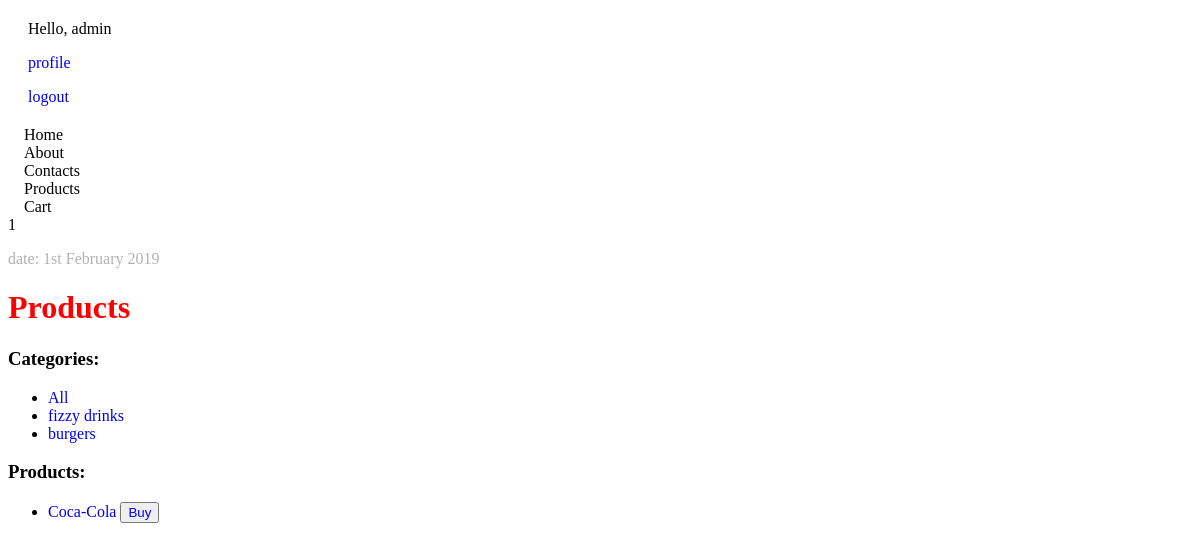
/products/all (signed in), run on an earlier commit of the app's database.
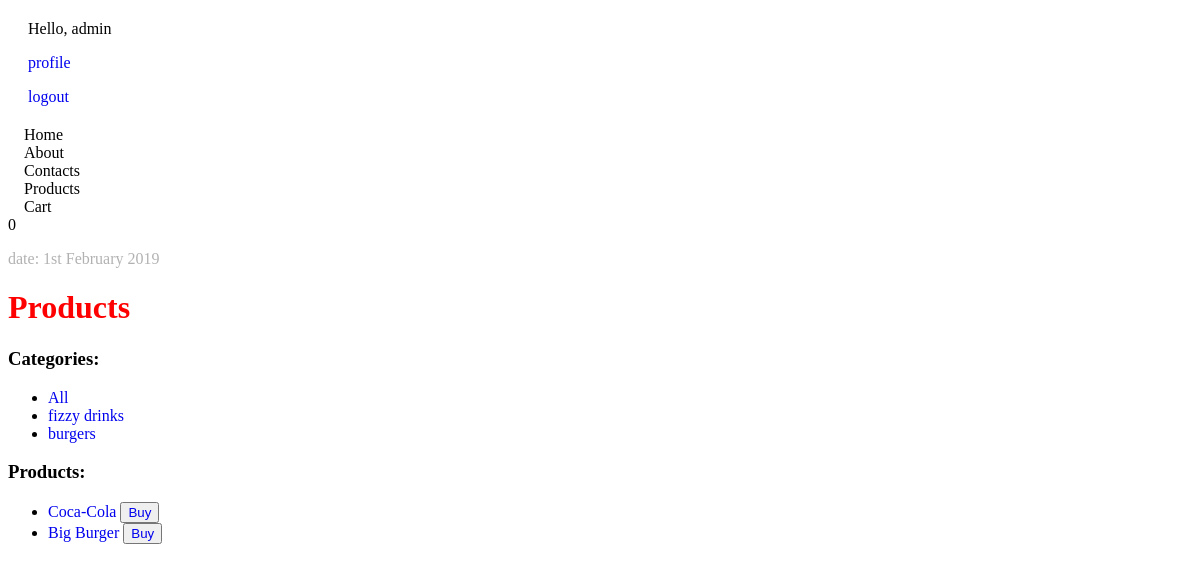
And on a later commit of the database.
### products/models.py (models this page shows)
class Category(models.Model):
    category_name = models.CharField(max_length=50, null=True)
    def __str__(self):
        return self.category_name

class Product(models.Model):
    title = models.CharField(max_length=255)
    price = models.DecimalField(max_digits=10000, decimal_places=2)
    image = models.ImageField(
        upload_to='products_img/',
        blank=True,
        null=True
    )
    description = models.TextField(blank=True, null=True)
    category = models.ForeignKey(Category, on_delete=models.CASCADE)
    def get_absolute_url(self):
        return reverse("products:product-details", kwargs={"id": self.id})

### products/views.py (the view)
# urls.py: path('<str:category_name>', products_list_view, name='products-list'),
def products_list_view(request, category_name):
    categories = Category.objects.all()
    user_cart = ShoppingCart.objects.filter(user=request.user.id)
    if category_name == 'all':
        products = Product.objects.all()
    else:
        category = Category.objects.filter(category_name=category_name)[0]
        products = Product.objects.filter(category=category)
    context = {
        "products": products,
        "categories": categories,
        "user_cart": user_cart,
        "all_products": "all"
    }
    return render(request, "products/products_list.html", context)

### shopping_cart/context_processors.py (called while the page is built)
def cart_processor(request):
    user_cart = ShoppingCart.objects.filter(user=request.user)
    total_quantity = 0
    for order in user_cart:
        total_quantity += order.quantity
    return {'total_quantity': total_quantity}

### products/templates/products/products_list.html
{% extends 'base.html' %}
{% block content %}
    <h1>Products</h1>
    <h3>Categories:</h3>
        <ul>
            <li><a href="{% url 'products:products-list' all_products %}">All</a></li>
            {% for category in categories %}
            <li>
                <a href="{% url 'products:products-list' category %}">{{ category }}</a>
            </li>
            {% endfor %}
        </ul>
    <h3>Products:</h3>
    <ul>
        {% for product in products %}
            <li>
                <a href="{{ product.get_absolute_url }}">
                    {{ product.title }}
                </a>
                <button>
                    <a href="{% url 'shopping_cart:add_to_cart' product.id %}">
                        Buy
                    </a>
                </button>
            </li>
        {% endfor %}
    </ul>
{% endblock %}

What changed in the data, as far as the page shows it:
added Product: title "Big Burger"
Also different on the page:
{{ total_quantity }}: "1" → "0"
